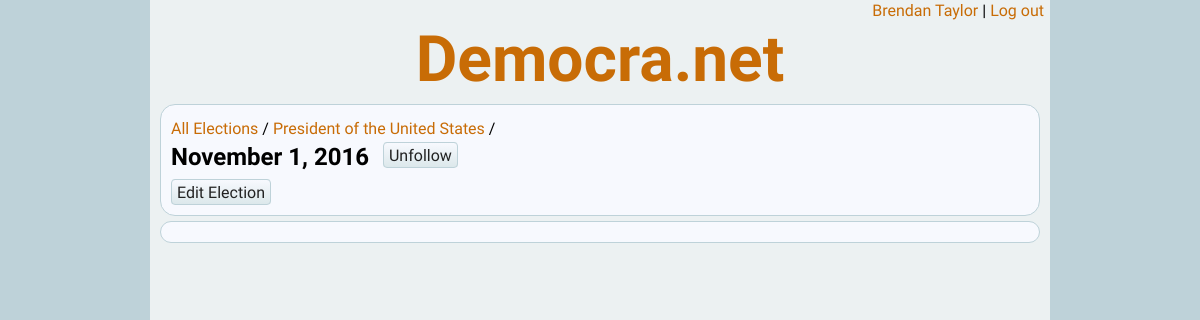
The page /election.php?m=r&id=1 (signed in) on the database its author committed.
### tables this page shows
CREATE TABLE `citizens` (
  `citizen_id` int(11) NOT NULL AUTO_INCREMENT,
  `password` varchar(100) NOT NULL,
  `email` varchar(100) NOT NULL,
  `name` varchar(100) DEFAULT NULL,
  `birth_year` int(11) DEFAULT NULL,
  `gender` int(11) DEFAULT NULL,
  `country` int(11) DEFAULT NULL,
  `postal_code` varchar(25) DEFAULT NULL,
  PRIMARY KEY (`citizen_id`)
);

CREATE TABLE `offices` (
  `office_id` int(11) NOT NULL AUTO_INCREMENT,
  `name` varchar(200) DEFAULT NULL,
  `description` varchar(1000) DEFAULT NULL,
  `country_id` int(11) DEFAULT NULL,
  `office_holder` int(11) DEFAULT NULL,
  PRIMARY KEY (`office_id`)
);

CREATE TABLE `elections` (
  `election_id` int(11) NOT NULL AUTO_INCREMENT,
  `office_id` int(11) DEFAULT NULL,
  `date` date DEFAULT NULL,
  PRIMARY KEY (`election_id`)
);

### inc/class.citizen.php (called while the page is built, shortened)
<?php
require_once ("class.database.php");
require_once ("util.democranet.php");
class citizen
{
	public $citizen_id = null;
	public function check_session()
	{
		if (isset($_SESSION['citizen_id']))
		{
			$this->citizen_id = $_SESSION['citizen_id'];
		}
	}
	public function load_db($db)
	{
		$this->db = $db;
		$sql = "SELECT * FROM citizens WHERE citizen_id = '{$this->citizen_id}'";
		$this->db->execute_query($sql);
		$line = $this->db->fetch_line();
		$this->name = $line['name'];
	}
}
?>

### inc/class.database.php (called while the page is built, shortened)
<?php
class database {
	public $conn = null;
	public $result = null;
	public function open_connection()
	{
		$this->conn = new mysqli(self::DB_HOST, self::DB_UNAME, self::DB_PWD, self::DB_NAME)
			or die("Connect Error (" . $this->conn->connect_errno . ") " . $this->conn->connect_error);
	}
	public function execute_query($sql)
	{
		$this->result = $this->conn->query($sql)
			or die("Could not execute the query: {$this->conn->error}<br />sql = {$sql}");
	}
	public function fetch_line($result = null)
	{
		if ($result)
		{
			$line = $result->fetch_assoc();
		}
		else
		{
			$line = $this->result->fetch_assoc();
		}
		return $line;
	}
}
?>

### inc/class.election.php (called while the page is built, shortened)
<?php
require_once ("util.democranet.php");
require_once ("class.database.php");
class election
{
	private $db = null;
	public $id = null;
	public $date = null;
	public function __construct($db)
	{
		$this->db = $db;
	}
	public function load($source)
	{
		switch ($source)
		{
			case LOAD_DB:
				$this->id = $_REQUEST['id'];
				$sql = "SELECT e.election_id, e.date, e.office_id, o.name
					FROM elections e LEFT JOIN offices o ON e.office_id = o.office_id
					WHERE e.office_id = '{$this->id}'";
				$this->db->execute_query($sql);
				$line = $this->db->fetch_line();
				$this->date = $line['date'];
				$this->office_id = $line['office_id'];
				$this->office_name = $line['name'];
				break;
		}
	}
	public function display_date()
	{
		$d = new DateTime($this->date);
		$df = $d->format('F j, Y');
		return $df;
	}
	public function is_following($citizen_id)
	{
		$following = false;
		$sql = "SELECT COUNT(*) c FROM follows WHERE type = 'e' AND type_id = '{$this->id}' AND citizen_id = '{$citizen_id}'";
		$this->db->execute_query($sql);
		$line = $this->db->fetch_line();
		if ($line['c'] > 0) {
			$following = true;
		}
		return $following;
	}
}
?>

### inc/util.democranet.php (called while the page is built, shortened)
<?php
function get_button_text($is_following)
{
	if ($is_following)
	{
		$button_text = "Unfollow";
	}
	else
	{
		$button_text = "Follow";
	}
	return $button_text;
}
?>

### election.php (the view, shortened to what this page needs)
<?php
require_once ("inc/util.democranet.php");
require_once ("inc/class.database.php");
require_once ("inc/class.citizen.php");
require_once ("inc/class.election.php");
$db = new database();
$db->open_connection();
$citizen = new citizen();
$citizen->check_session();
if ($citizen->in_session)
{
	$citizen->load_db($db);
}
else
{
	header("Location:login.php");
}
$mode = "";
if (check_field("m", $_REQUEST))
{
	$mode = $_REQUEST['m'];
}
else
{
	$mode = "n";
}
$election = new election($db);
if ($mode == "r" || $mode == "e" || $mode == "d")
{
	$election->load(LOAD_DB);
}
elseif ($mode == "u" || $mode == "i")
{
	$election->load(LOAD_POST);
}
else
{
	$election->load(LOAD_NEW);
}
echo DOC_TYPE;
?>
<html>
<head>
	<link rel="stylesheet" type="text/css" href="style/democranet.css" />
</head>
<body>
<div id="container">
<?php include ("inc/header.login.php"); ?>
<?php if ($mode == "e" || $mode == "n") { ?>
	<div class="content">
		<div id="di_error"><p id="p_errmsg"></p></div>
		<table class="form">
			<form id="fo_edit_election" method="post" action="<?php echo $submit_action; ?>">
<?php if($election->office_id) { ?>
			<tr>
				<th>Office:</th>
				<td><?php echo $election->office_name; ?></td>
			</tr>
<?php } ?>
			<tr>
				<th id="in_date_lbl">
					Date:*
					<input name="election_id" id="election_id" type="hidden" value="<?php echo $election->id; ?>" />
					<input name="office_id" id="office_id" type="hidden" value="<?php echo $election->office_id; ?>" />
				</th>
				<td><input type="date" id="in_date" name="date" value="<?php echo $election->date; ?>" /></td>
			</tr>
			<tr>
				<td></td>
				<td>
					<a id="bu_submit" class="btn" href="JAVASCRIPT: submitForm()">Save Election</a>&nbsp;
					<a id="bu_cancel" class="btn" href="JAVASCRIPT: cancelEdit()">Cancel Edit</a>
				</td>
			</tr>
			</form>
		</table>
	</div>
<?php } else { ?>
	<div class="content">
		<p class="with_btn">
			<a href="elecbrws.php">All Elections</a> / <a href="office.php?m=r&id=<?php echo $election->office_id; ?>"><?php echo $election->office_name; ?></a> / <br>
			<span class="title"><?php echo $election->display_date(); ?></span>
			<a class="btn" id="bu_follow" href="JAVASCRIPT: displayFollow()"><?php echo get_button_text($election->is_following($citizen->citizen_id)); ?></a>
		</p>
		<a class="btn" href="election.php?m=e&id=<?php echo $election->id; ?>">Edit Election</a>
	</div>
	<div class="content" id="di_candidates"></div>
<?php } ?>
</div>
</body>
</html>

### inc/header.login.php
<div id="login">
	<p><a href="citizen.php"><?php echo $citizen->name; ?></a>&nbsp;|&nbsp;<a href="login.php?m=lo">Log out</a></p>
</div>
<div id="header">
	<h1><a href="index.php">Democra.net</a></h1>
</div>

### style/democranet.css (style rules this page uses)
body { font-family: 'Quattrocento Sans', helvetica, arial, sans-serif; font-size: 100%; line-height: 1.4; background-color: #BED2D9; margin: 0; }
h1, h2, h3, h4, h5 { font-family: 'Dosis', sans-serif; font-weight: 600; line-height: 1.2; margin-bottom: .5em; }
p { font-family: 'Quattrocento Sans', helvetica, arial, sans-serif; font-size: 1em; font-weight: 400; margin-top: .2em; margin-bottom: .5em; }
.title { font-size: 1.5em; margin: 0 0 .5em 0; font-weight: 700; }
.btn { border-style: solid; border-color: #BED2D9; border-radius: 4px; border-width: 1px; padding: 3px 5px 2px; background-image: linear-gradient(#F7F9FE, #DCE8EB); cursor: pointer; }
a.btn:link { text-decoration: none; color: #222; -webkit-transition: all 0s linear; -moz-transition: all 0s linear; -ms-transition: all 0s linear; -o-transition: all 0s linear; transition: all 0s linear; }
a:link { text-decoration: none; color: #C86C06; -webkit-transition: all .1s linear; -moz-transition: all .1s linear; -ms-transition: all .1s linear; -o-transition: all .1s linear; transition: all .1s linear; }
#header { text-align: center; padding: 0; }
#header h1 { margin-top:0; margin-bottom: 0; font-size: 4em; }
#container { margin: 0 auto; min-width: 200px; max-width: 900px; background-color: #ECF1F2; min-height: 780px; padding-bottom: 5px; }
#login { text-align: right; padding-right: 6px; }
#login p { margin: 0; }
.content { margin: 5px 10px; padding: 10px; background-color: #F7F9FE; border-radius: 15px; border: 1px solid #BED2D9; }
.with_btn .btn { position: relative; top: -4px; left: 10px; }

### rows shown on the page
citizens: name "Brendan Taylor"
offices: name "President of the United States"
elections: date "November 1, 2016"

### other values the page prints
get_button_text($election->is_following($citizen->citizen_id)) "Unfollow"
